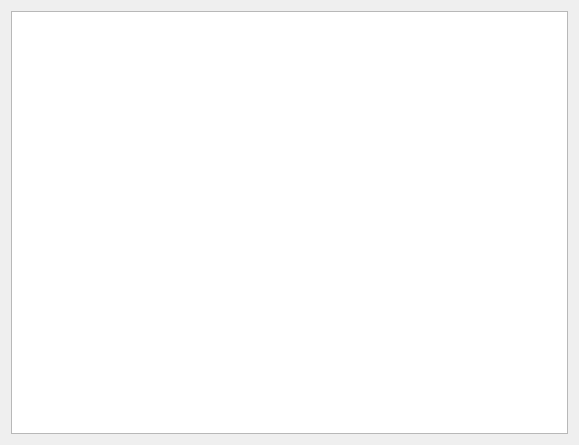
<?xml version="1.0" encoding="UTF-8"?>
<ui version="4.0">
 <class>StadiumListUI</class>
 <widget class="QDialog" name="StadiumListUI">
  <property name="geometry">
   <rect>
    <x>0</x>
    <y>0</y>
    <width>579</width>
    <height>445</height>
   </rect>
  </property>
  <property name="windowTitle">
   <string>Dialog</string>
  </property>
  <layout class="QVBoxLayout" name="verticalLayout_2">
   <item>
    <widget class="QTableWidget" name="tableWidget"/>
   </item>
  </layout>
 </widget>
 <resources/>
 <connections/>
</ui>
